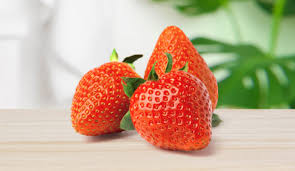
#> input picture imagenes/fresas.jpeg, 295 x 171 px
$ python acromatopsia.py
#> lines starting #> are read from the running program, lines starting #| are printed output that depends on the picture
import cv2
import numpy as np
import matplotlib.pyplot as plt

#matríz para que el filtro funcione
def apply_acromatopsia_filter(imagen):
    #en mi caso, necesito convertir a escala de grises, porque el daltonismo que manejo, es el de la gente que literalmente no ve colores
    kernel = np.array([[0.299, 0.587, 0.114],
                        [0.299, 0.587, 0.114],
                        [0.299, 0.587, 0.114]])

    imagen_filtro = cv2.transform(imagen, kernel) #transforma usando la matríz
    imagen_filtro = np.clip(imagen_filtro, 0, 255).astype(np.uint8) #aseguro que el rango esté de 0 a 255 y convierte a uint8
    return imagen_filtro

#declaro imagen, para usar una imagen diferente, se tiene que cambiar a "carpeta/imagen.tipo"
imagen = cv2.imread("imagenes/fresas.jpeg", cv2.IMREAD_COLOR)
#> imagen is the input picture: shape (171, 295, 3); mean B, G, R 148, 174.5, 200.2

#mensaje de error por si no se detecta imagen
if imagen is None:
    print("Error: No se pudo cargar la imagen.")
    exit()

#aplica el filtro de escala de grises
colorblind_result = apply_acromatopsia_filter(imagen)
#> in apply_acromatopsia_filter, `imagen_filtro = cv2.transform(imagen, kernel)`:
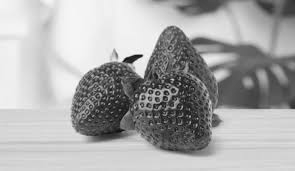
#> imagen_filtro: shape (171, 295, 3); min 6, max 255, mean 169.5


fig, axes = plt.subplots(1, 2, figsize=(10, 4)) #crea la figura con las 2 imágenes para su comparación
imagenes = [cv2.cvtColor(imagen, cv2.COLOR_BGR2RGB), cv2.cvtColor(colorblind_result, cv2.COLOR_BGR2RGB)] #convierte BGR a RGB
titles = ["imagen Original", "Filtro Acromatopsia"] #títulos de las imágenes

#muestra las imagenes en el mismo gráfico
for ax, img, title in zip(axes, imagenes, titles):
    ax.imshow(img)
    ax.set_title(title)
    ax.axis("off") #oculta los ejes
#> this loop made 2 passes
#> title on passes 1 to 2: 'imagen Original', 'Filtro Acromatopsia'

plt.tight_layout() #ajusta el diseño
plt.show() #muestra la figura con las 2 imágenes
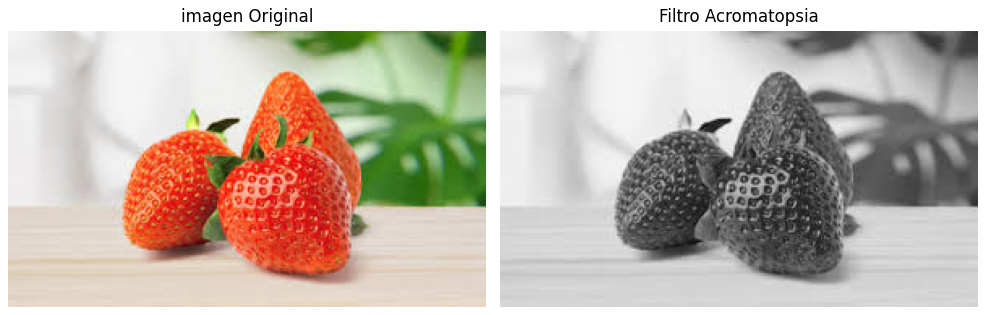
#> figure drawn by matplotlib, 2 panels
exit() #finaliza la ejecución del código
#> (the program exits here)
